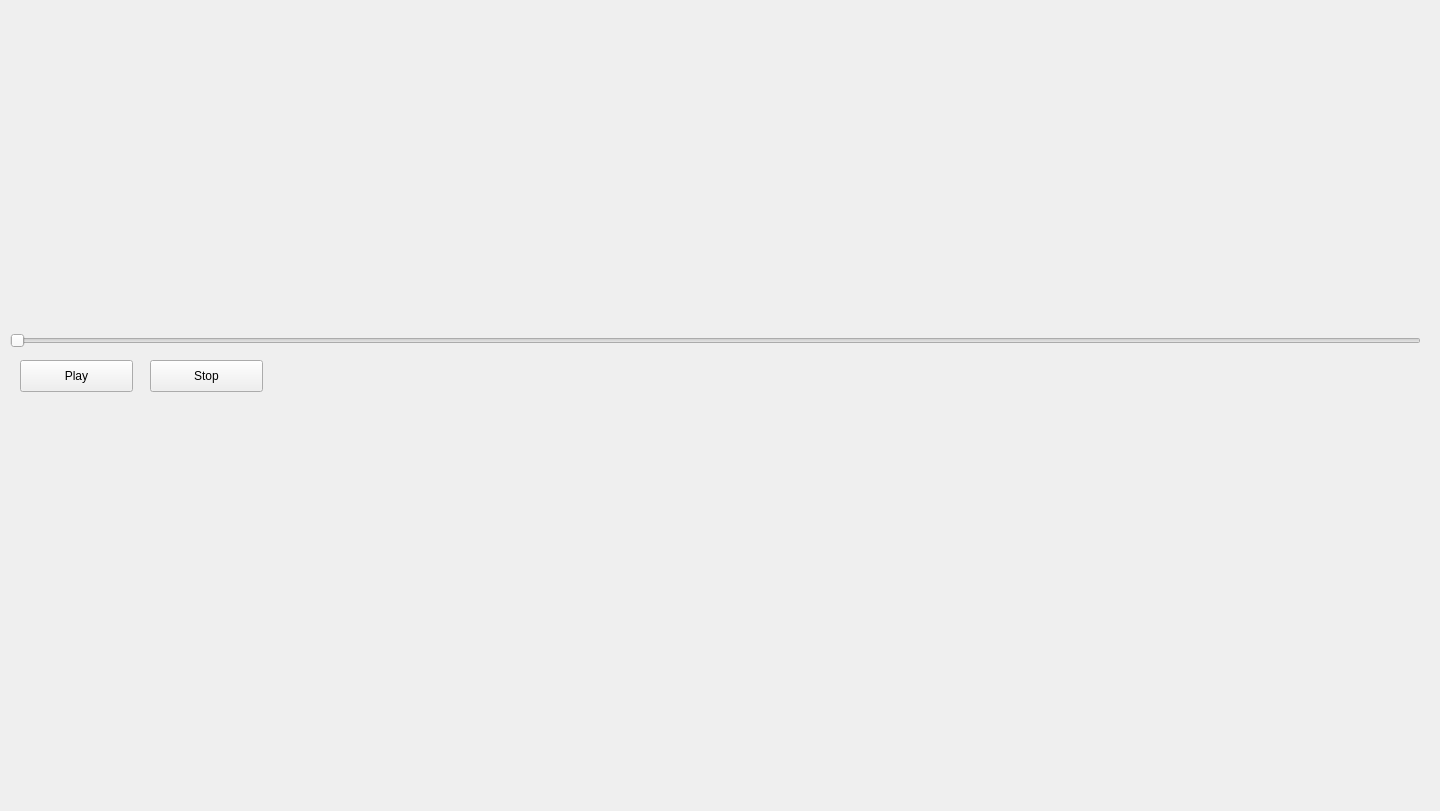
<?xml version="1.0" encoding="UTF-8"?>
<ui version="4.0">
 <class>Form</class>
 <widget class="QWidget" name="Form">
  <property name="geometry">
   <rect>
    <x>0</x>
    <y>0</y>
    <width>1440</width>
    <height>811</height>
   </rect>
  </property>
  <property name="windowTitle">
   <string>Form</string>
  </property>
  <widget class="QWidget" name="horizontalLayoutWidget">
   <property name="geometry">
    <rect>
     <x>10</x>
     <y>10</y>
     <width>331</width>
     <height>301</height>
    </rect>
   </property>
   <layout class="QHBoxLayout" name="hlayout1"/>
  </widget>
  <widget class="QWidget" name="horizontalLayoutWidget_2">
   <property name="geometry">
    <rect>
     <x>370</x>
     <y>10</y>
     <width>331</width>
     <height>301</height>
    </rect>
   </property>
   <layout class="QHBoxLayout" name="hlayout2"/>
  </widget>
  <widget class="QWidget" name="horizontalLayoutWidget_3">
   <property name="geometry">
    <rect>
     <x>730</x>
     <y>10</y>
     <width>331</width>
     <height>301</height>
    </rect>
   </property>
   <layout class="QHBoxLayout" name="hlayout3"/>
  </widget>
  <widget class="QWidget" name="horizontalLayoutWidget_4">
   <property name="geometry">
    <rect>
     <x>1090</x>
     <y>10</y>
     <width>331</width>
     <height>301</height>
    </rect>
   </property>
   <layout class="QHBoxLayout" name="hlayout4"/>
  </widget>
  <widget class="QSlider" name="horizontalSlider">
   <property name="geometry">
    <rect>
     <x>10</x>
     <y>330</y>
     <width>1411</width>
     <height>22</height>
    </rect>
   </property>
   <property name="orientation">
    <enum>Qt::Horizontal</enum>
   </property>
  </widget>
  <widget class="QPushButton" name="PlayButton">
   <property name="geometry">
    <rect>
     <x>20</x>
     <y>360</y>
     <width>113</width>
     <height>32</height>
    </rect>
   </property>
   <property name="text">
    <string>Play</string>
   </property>
  </widget>
  <widget class="QPushButton" name="stopButton">
   <property name="geometry">
    <rect>
     <x>150</x>
     <y>360</y>
     <width>113</width>
     <height>32</height>
    </rect>
   </property>
   <property name="text">
    <string>Stop</string>
   </property>
  </widget>
 </widget>
 <resources/>
 <connections/>
</ui>
